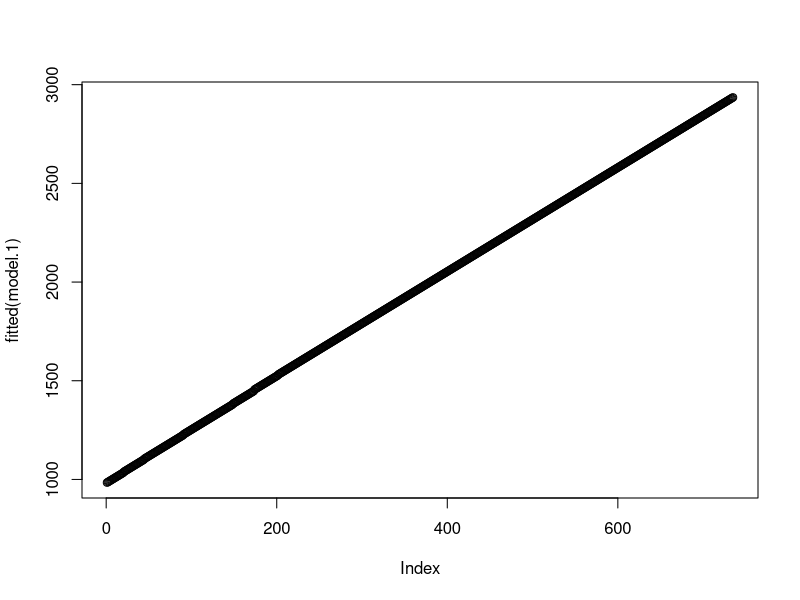

R code for this plot:
## ---- chunk 1
knitr::opts_chunk$set(echo = TRUE)
## ---- chunk 2
#reading and cleaning data
library(dplyr)
data = read.table("project1-hits.txt",header=TRUE,sep=",")
datas <- data %>% filter(X2272!="NaN")
dim(datas)
## ---- chunk 3
#training the model using linear regression function
model.1 <- lm(X2272~X1, data=datas)
summary(model.1)
## ---- chunk 4
# Fitting linear regression model
plot(fitted(model.1))
#qqnorm(resid(model.1))
